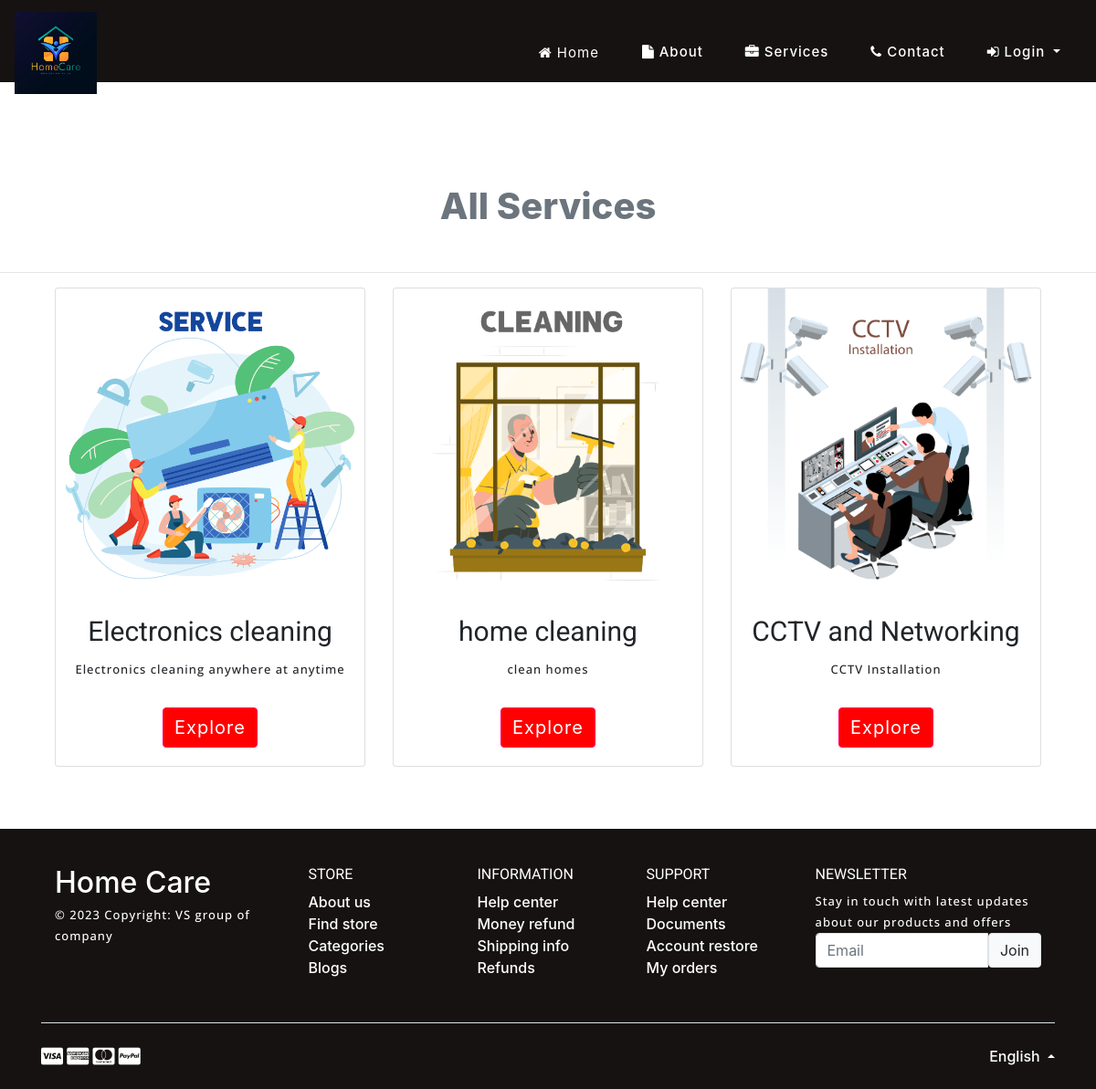
The app's page /service with its own data.
### home_service/models.py (models this page shows, shortened)
class Service_Category(models.Model):
    category = models.CharField(max_length=30, null=True)
    desc = models.CharField(max_length=100, null=True)
    image = models.FileField(null=True)
    total=models.CharField(max_length=100, null=True)

### home_service/views.py (the view)
# urls.py: path('service',All_Service,name="service"),
def All_Service(request):
    user = ""
    error = ""
    try:
        user = User.objects.get(id=request.user.id)
        try:
            sign = Customer.objects.get(user=user)
            error = "pat"
        except:
            pass
    except:
        pass
    ser1 = Service_Man.objects.all()
    ser = Service_Category.objects.all()
    for i in ser:
        count=0
        for j in ser1:
            if i.category==j.service_name:
                count+=1
        i.total = count
        i.save()
    d = {'error': error,'ser':ser}
    return render(request,'services.html',d)

### home_service/templates/services.html (shortened to what this page needs)
{% extends 'index.html' %}
{% load static %}
{% block body %}
	<div class="w3l_banner_info" style="height:10px">
		<div class="slider1">
			<div class="callbacks_container">
				<ul class="rslides" id="slider3">
					<li>
						<div class="slider1-img" style="height:90px">
							<div class="slider_banner_info">
							</div>
						</div>
					</li>
				</ul>
			</div>
		</div>
	</div>
</header>
<section class="bannerbottom py-lg-5 py-md-4 py-md-3 py-2" style="margin-top:8%">
    <div class="text-center my-5">
        <span class="h1 text-secondary" style="font-weight: 800;">All Services</span>
    </div><hr>
<div class="container">
<div class="row">
    {% for i in ser %}
<div class="col-md-4 col-sm-12 w3_ban1">
<div class="card h-100">
  <img class="card-img-top" src="{{i.image.url}}" alt="Card image cap">
  <div class="card-body">
	  <h5 class="card-title">{{i.category}}</h5>
    <p class="card-text">{{i.desc}}</p>
    <a href="{% url 'explore_services' i.id %}" class="btn btn-primary">Explore</a>
  </div>
</div>
</div>
    {% endfor %}
</div>
</div>
</section>
{% endblock %}

### home_service/static/css/easy-responsive-tabs.css (style rules this page uses)
body { margin: 0px; padding: 0px; background: #f5f5f5; font-weight: 500; }
ul.resp-tabs-list, p { margin: 0px; padding: 0px; }

### home_service/static/css/style.css (style rules this page uses)
body { padding: 0; margin: 0; background-color:#fff; }
body a { transition: 0.5s all; -webkit-transition: 0.5s all; -moz-transition: 0.5s all; -o-transition: 0.5s all; -ms-transition: 0.5s all; text-decoration: none; }
h1, h2, h3, h4, h5, h6 { margin: 0; padding: 0; font-weight:normal; font-family: 'Roboto', sans-serif; }
p { margin: 0; letter-spacing:1px; line-height:1.8em; font-size:13px; font-family: 'Open Sans', sans-serif; }
.row { margin:0px; padding:0px; }
ul { margin: 0; padding: 0; }
a { color:#000; }
.slider_banner_info { padding-top: 18em; text-align: center; width: 60%; margin: 0 auto; }
.slider1-img { background-color:rgb(22, 18, 18); background-size: cover; -webkit-background-size: cover; -moz-background-size: cover; -o-background-size: cover; -ms-background-size: cover; height: 400px; }
#slider2, #slider3 { box-shadow: none; -moz-box-shadow: none; -webkit-box-shadow: none; margin: 0 auto; }
.callbacks { position: relative; list-style: none; overflow: hidden; width: 100%; padding: 0; margin: 0; }
.callbacks li { position: absolute; width: 100%; }
.rslides { position: relative; list-style: none; overflow: hidden; width: 100%; padding: 0; }
.rslides li { -webkit-backface-visibility: hidden; position: absolute; display: none; width: 100%; left: 0; top: 0; }
.rslides li { position: relative; display: block; float: left; }
.w3l_banner_info { position: relative; }
.w3_ban1 { margin-bottom: 20px; }
.card-title { margin-bottom: .75rem; font-size: 30px; }
.card-body { text-align: center; }
a.btn.btn-primary { margin-top: 30px; }
.btn-primary { color: #fff; background-color: #ff0000; border-color: #ff0062; font-size: 20px; letter-spacing: 1px; }

### home_service/templates/index.html (style rules this page uses)
body { display: flex; flex-direction: column; min-height: 100vh; }

### records on screen
Service_Category: image (picture), category "Electronics cleaning", desc "Electronics cleaning anywhere at anytime"
Service_Category: image (picture), category "home cleaning", desc "clean homes"
Service_Category: image (picture), category "CCTV and Networking", desc "CCTV Installation"
